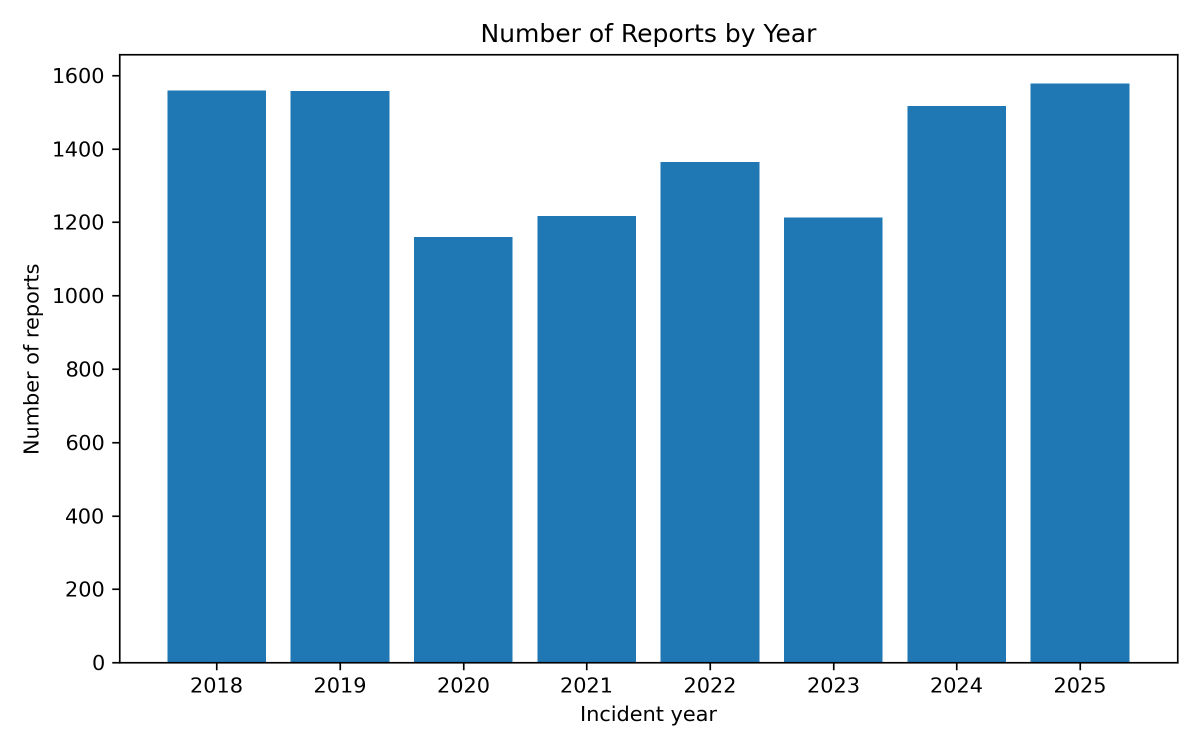
#> input picture step6_plot_rows_by_year.png, 2400 x 1500 px (shown at 1/2 size)
$ python combine_figure1.py
#> lines starting #> are read from the running program, lines starting #| are printed output that depends on the picture
from PIL import Image
from pathlib import Path

# =============================================================================
# COMBINE TWO EDA FIGURES INTO ONE REPORT-READY IMAGE
# =============================================================================
# Purpose of this script:
# This script combines two existing PNG figures into one single image so that
# they can be inserted into the report as one figure.
#
# In this project, the aim is to present:
# 1. the number of ASRS reports by year, and
# 2. the unstable-approach trend by year
#
# side by side in a single visual.
#
# This is useful for the report because it allows the reader to understand both
# the temporal distribution of the corpus and the year-wise unstable trend in
# one place, without having to look at two separate images.
# =============================================================================


# -----------------------------------------------------------------------------
# Step 1: Define the file names of the two existing figures
# -----------------------------------------------------------------------------
# IMPORTANT:
# Please replace the second file name below with the exact file name from your
# folder if it is slightly different.
# -----------------------------------------------------------------------------
project_folder = Path(__file__).resolve().parent

file_left = project_folder / "step6_plot_rows_by_year.png"
file_right = project_folder / "step6_plot_unstable_rate_by_year.png"

# -----------------------------------------------------------------------------
# Step 2: Check that both files exist before trying to open them
# -----------------------------------------------------------------------------
# This avoids a confusing error later in the script if one of the image names
# has been typed incorrectly.
# -----------------------------------------------------------------------------
if not file_left.exists():
    raise FileNotFoundError(f"Left image not found: {file_left.name}")

if not file_right.exists():
    raise FileNotFoundError(f"Right image not found: {file_right.name}")


# -----------------------------------------------------------------------------
# Step 3: Open both images
# -----------------------------------------------------------------------------
# PIL (Python Imaging Library) allows images to be loaded and edited in a simple
# and reliable way.
# -----------------------------------------------------------------------------
img_left = Image.open(file_left)
#> img_left is the input picture: PIL image 2400x1500 RGBA; mean R, G, B, A 150.9, 190.4, 217.8, 255
img_right = Image.open(file_right)
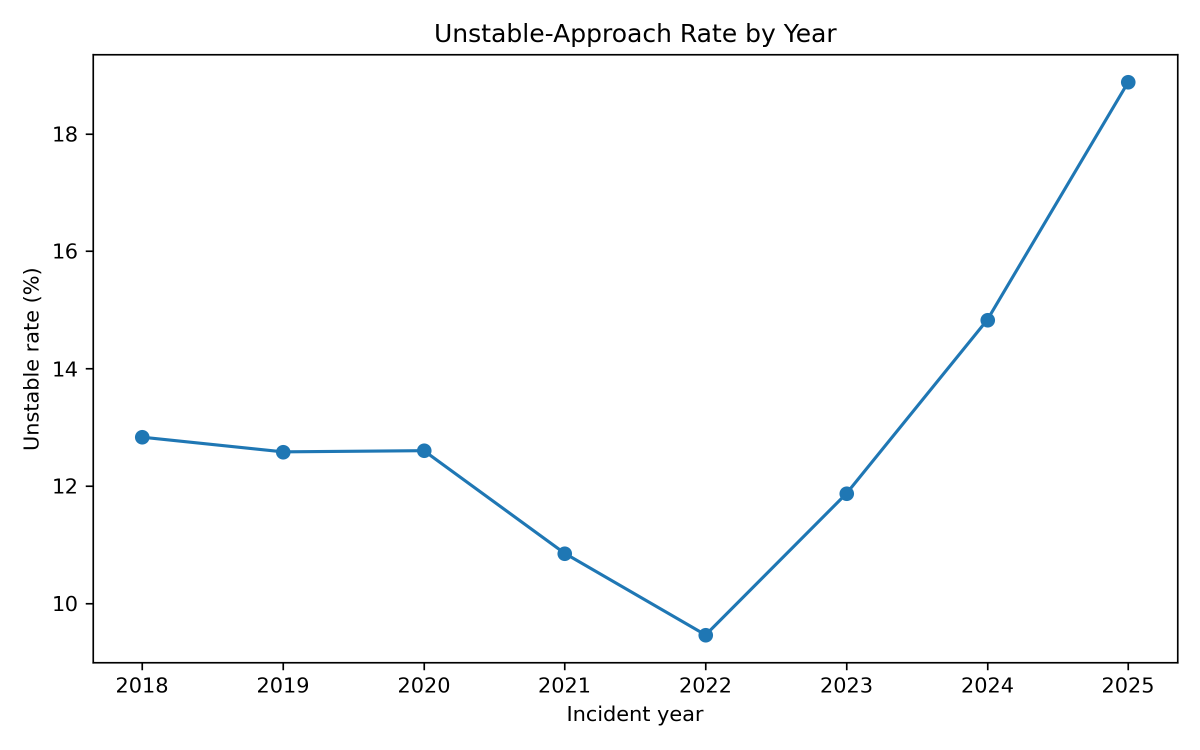
#> input picture step6_plot_unstable_rate_by_year.png, 2400 x 1500 px (shown at 1/2 size)
#> img_right is the input picture: PIL image 2400x1500 RGBA; mean R, G, B, A 250.4, 250.9, 251.3, 255


# -----------------------------------------------------------------------------
# Step 4: Make both images the same height
# -----------------------------------------------------------------------------
# The two figures may not have exactly the same dimensions. To create a clean
# side-by-side figure, both images should share a common height.
#
# The script uses the larger of the two heights as the target height, then
# rescales each image proportionally so that the original shape is preserved.
# -----------------------------------------------------------------------------
target_height = max(img_left.height, img_right.height)
#> target_height = 1500

new_left_width = int(img_left.width * target_height / img_left.height)
#> new_left_width = 2400
new_right_width = int(img_right.width * target_height / img_right.height)
#> new_right_width = 2400

img_left_resized = img_left.resize((new_left_width, target_height))
img_right_resized = img_right.resize((new_right_width, target_height))


# -----------------------------------------------------------------------------
# Step 5: Create a blank white canvas for the combined figure
# -----------------------------------------------------------------------------
# The total width of the new image is the sum of the two resized widths.
# The height is the shared target height.
# -----------------------------------------------------------------------------
combined_width = img_left_resized.width + img_right_resized.width
#> combined_width = 4800
combined_height = target_height
#> combined_height = 1500

combined_figure = Image.new("RGB", (combined_width, combined_height), "white")
#> combined_figure: PIL image 4800x1500 RGB; every value is 255


# -----------------------------------------------------------------------------
# Step 6: Paste the two resized images onto the blank canvas
# -----------------------------------------------------------------------------
# The first figure is placed on the left starting at position (0, 0).
# The second figure is placed immediately to the right of the first figure.
# -----------------------------------------------------------------------------
combined_figure.paste(img_left_resized, (0, 0))
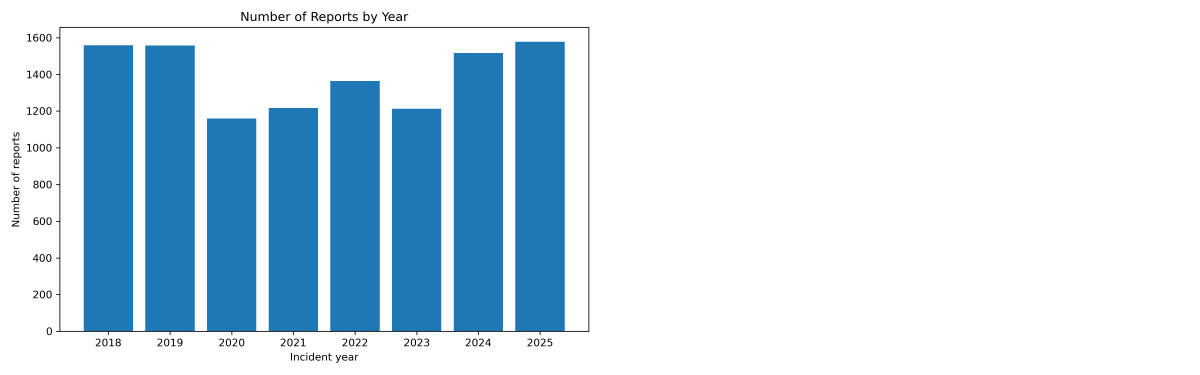
#> combined_figure: PIL image 4800x1500 RGB (shown at 1/4 size); mean R, G, B 203, 222.7, 236.4
combined_figure.paste(img_right_resized, (img_left_resized.width, 0))
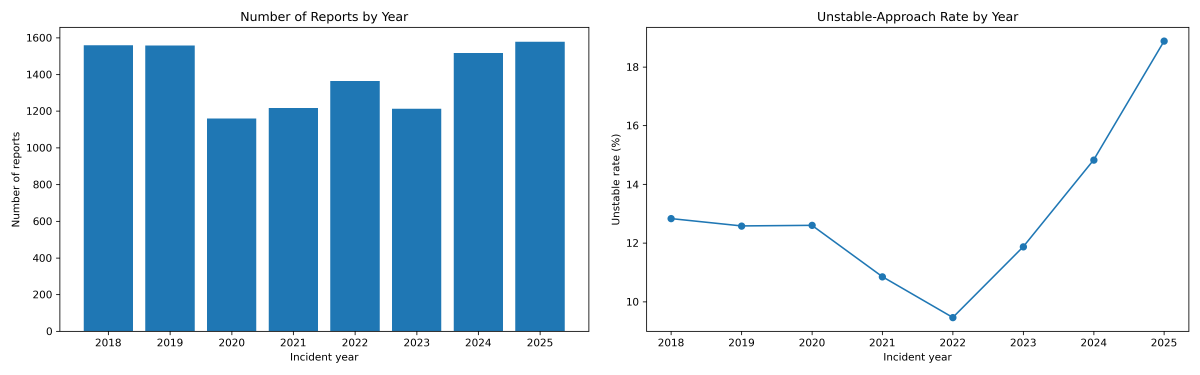
#> combined_figure: PIL image 4800x1500 RGB (shown at 1/4 size); mean R, G, B 200.7, 220.7, 234.5


# -----------------------------------------------------------------------------
# Step 7: Save the final combined figure
# -----------------------------------------------------------------------------
# This creates a single PNG file that can be inserted into the report.
# -----------------------------------------------------------------------------
output_file = project_folder / "figure1_combined.png"
combined_figure.save(output_file)


# -----------------------------------------------------------------------------
# Step 8: Print confirmation
# -----------------------------------------------------------------------------
print("=" * 80)
print("Figure combination complete.")
print(f"New file created: {output_file.name}")
print("This file is ready to be used as Figure 1 in the report.")
print("=" * 80)
